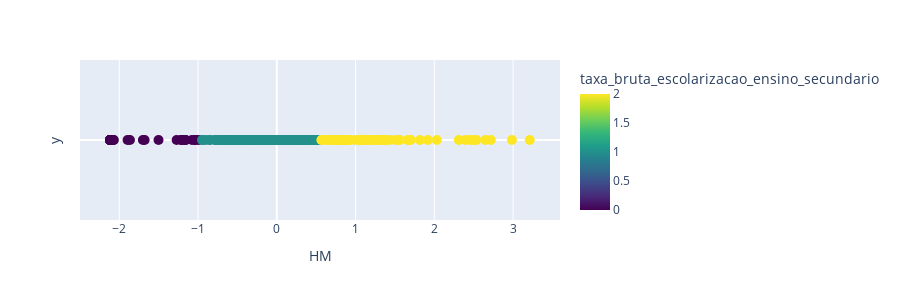

Source (notebook cell):
### Code cell
clustered_df = aplicar_kmeans(only_municipalities_df,3,nome_cluster='taxa_bruta_escolarizacao_ensino_secundario')
save_clustered_df_to_csv(clustered_df,"csv_files/", "1_Taxa bruta de escolarização no ensino secundário.csv")

### Figure 1 — Plotly figure (JSON) as saved in the notebook; plotly's stock layout.template omitted (floating-point values rounded to 4 significant figures; data arrays with more than 128 entries replaced by an {"elided": "..."} marker saying what was removed)
{"data": [{"customdata": {"elided": "308x3 mixed values"}, "hovertemplate": "valor=%{x}<br>y=%{y}<br>local=%{customdata[0]}<br>codigo=%{customdata[1]}<br>HM=%{customdata[2]}<br>taxa_bruta_escolarizacao_ensino_secundario=%{marker.color}<extra></extra>", "legendgroup": "", "marker": {"color": {"elided": "308 int values"}, "coloraxis": "coloraxis", "size": 10, "symbol": "circle"}, "mode": "markers", "name": "", "orientation": "v", "showlegend": false, "type": "scatter", "x": {"elided": "308 float values"}, "xaxis": "x", "y": {"elided": "308 int values"}, "yaxis": "y"}], "layout": {"coloraxis": {"colorbar": {"title": {"text": "taxa_bruta_escolarizacao_ensino_secundario"}}, "colorscale": [[0, "#440154"], [0.1111, "#482878"], [0.2222, "#3e4989"], [0.3333, "#31688e"], [0.4444, "#26828e"], [0.5556, "#1f9e89"], [0.6667, "#35b779"], [0.7778, "#6ece58"], [0.8889, "#b5de2b"], [1, "#fde725"]]}, "height": 300, "legend": {"tracegroupgap": 0}, "margin": {"t": 60}, "xaxis": {"anchor": "y", "domain": [0, 1], "title": {"text": "HM"}}, "yaxis": {"anchor": "x", "domain": [0, 1], "showgrid": false, "showticklabels": false, "title": {"text": "y"}}}}
